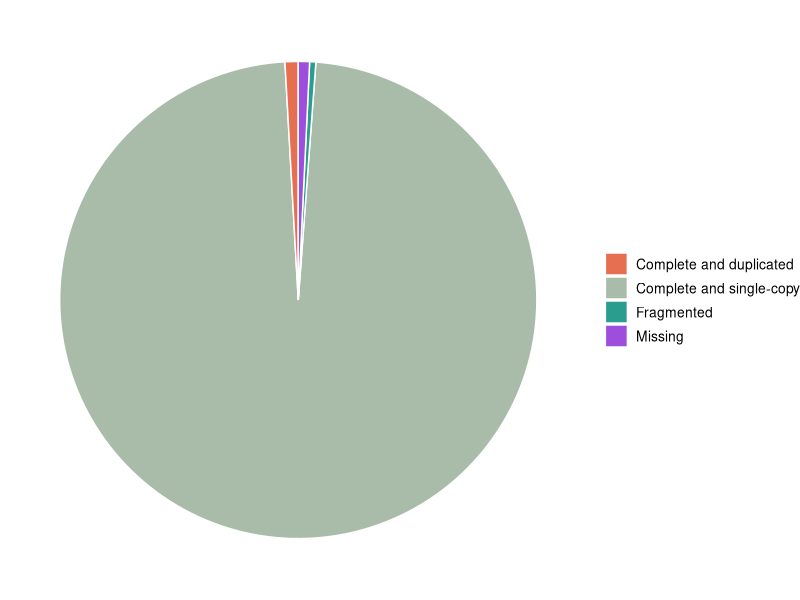

Here is the R script that generated this plot:
## ---- chunk 1

library(ggplot2)
library(dplyr)

# BUSCO data
busco <- data.frame(
  Category = c("Complete and single-copy", "Complete and duplicated", "Fragmented", "Missing"),
  Count = c(3738, 34, 16, 29)
)

# Custom color
custom_colors <- c(
  "Complete and duplicated"  = "#E76F51",
  "Complete and single-copy" = "#A9BBA9",
  "Fragmented"               = "#2A9D8F",
  "Missing"                  = "#9D4EDD"
)

# Plot
ggplot(busco, aes(x = "", y = Count, fill = Category)) +
  geom_col(width = 1, color = "white") +
  coord_polar(theta = "y") +
  scale_fill_manual(values = custom_colors) +
  theme_void() +
  theme(
    legend.position = "right",
    legend.title = element_blank(),
    legend.text = element_text(size = 10)
  )
## ---- chunk 2
# Generate a summary table
library(ggplot2)
library(dplyr)
library(knitr)

# Add percentage column
busco$Percentage <- round(busco$Count / sum(busco$Count) * 100, 1)

# Display the table
kable(busco, caption = "Summary of BUSCO Result Counts and Percentages")
